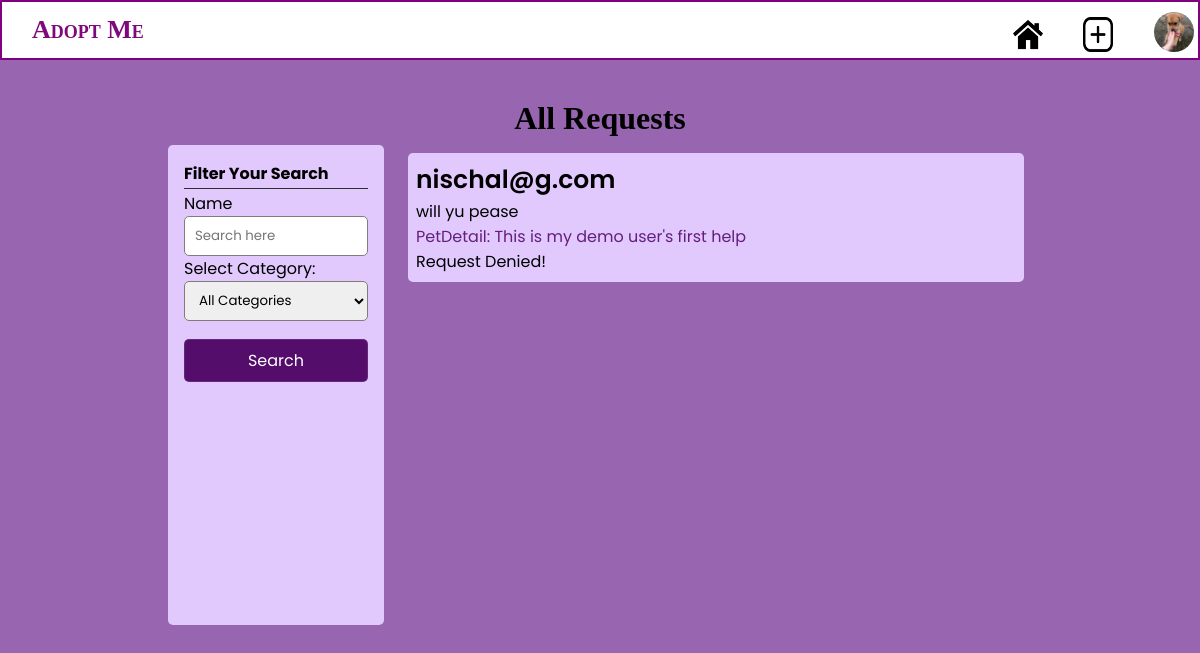
Screenshot of /adoption-requests.php (signed in) with the database file from the repository.
### tables this page shows
CREATE TABLE `adoption_request` (
  `id` bigint(255) NOT NULL,
  `pet` int(11) NOT NULL,
  `requester` int(11) NOT NULL,
  `message` text NOT NULL,
  `status` int(1) NOT NULL DEFAULT 0
);

CREATE TABLE `user` (
  `id` int(10) UNSIGNED NOT NULL COMMENT 'User Id',
  `username` varchar(50) NOT NULL COMMENT 'username',
  `email` varchar(200) NOT NULL COMMENT 'email',
  `password` varchar(1000) NOT NULL COMMENT 'password',
  `active` int(10) UNSIGNED NOT NULL DEFAULT 1,
  `email_verified` int(11) NOT NULL DEFAULT 0,
  `role` int(11) NOT NULL DEFAULT 1
);

CREATE TABLE `pets` (
  `id` int(11) NOT NULL,
  `title` varchar(255) NOT NULL,
  `description` text NOT NULL,
  `location` varchar(255) NOT NULL,
  `contact` int(11) NOT NULL,
  `helper_id` int(10) UNSIGNED NOT NULL,
  `category` int(10) UNSIGNED DEFAULT NULL,
  `created_at` datetime NOT NULL DEFAULT current_timestamp(),
  `active` int(11) NOT NULL DEFAULT 1,
  `image` varchar(255) DEFAULT NULL
);

### includes/function.php (called while the page is built, shortened)
<?php
require_once('database.php');
function adoptionRequests()
{
    global $conn;
    $sql = $conn->prepare('SELECT *,`adoption_request`.`id` as request_id FROM adoption_request INNER JOIN user ON `adoption_request`.`requester`=`user`.`id` INNER JOIN pets ON `pet`=`pets`.`id` WHERE pet in (SELECT id from pets WHERE helper_id = ?)');
    $sql->bind_param('i', $_SESSION['user']['id']);
    $sql->execute();
    $result = $sql->get_result();
    return $result;
}

### partials/category_inp.php (the view, shortened to what this page needs)
<label for='category'>Select Category:</label>
<select id='create-help-category' class='search-input input' name='category'>
    <option value=''>All Categories</option>
</select>

### adoption-requests.php (shortened to what this page needs)
<?php
include './includes/function.php';
?>
<!DOCTYPE html>
<html lang="en">
<head>
    <link rel="stylesheet" href="./styles/main.css">
    <link rel="stylesheet" href="./styles/nav.css">
    <link rel="stylesheet" href="./styles/list.css">
</head>
<body>
    <?php include("./partials/nav.php") ?>
    <div class="container">
        <div class="title">
            <h1>All Requests</h1>
        </div>
        <div class="data-section">
            <div class="sidebar">
                <?php
                include("partials/search_sidebar.php");
                ?>
            </div>
            <div class="helplist-container" autofocus>
                <?php
                $requests = adoptionRequests();
                while ($request = mysqli_fetch_array($requests)) {
                ?>
                    <div class='help-item'>
                        <div class='help-title'>
                            <h3><?= $request['email'] ?></h3>
                        </div>
                        <div class='help-description'>
                            <p><?= $request['message'] ?></p>
                        </div>
                        <div class='help-description'>
                            <a href="./help-detail.php?help_id=<?= $request['pet'] ?>" class="">PetDetail: <?= $request['title'] ?></a>
                        </div>
                        <?php if ($request["status"] == 0) : ?>
                            <form action="./setAdoptionStatus.php" method="POST">
                                <input type="hidden" name="status" value="1">
                                <input type="hidden" name="request_id" value="<?= $request['request_id'] ?>">
                                <button class="btn" type="submit" name="setAdoptionStatusBtn" >Accept</button>
                            </form>
                            <form action="./setAdoptionStatus.php" method="POST">
                                <input type="hidden" name="status" value="2">
                                <input type="hidden" name="request_id" value="<?= $request['request_id'] ?>">
                                <button class="btn" type="submit" name="setAdoptionStatusBtn" >Reject</button>
                            </form>
                        <?php elseif ($request["status"] == 1) : ?>
                            Request Accepted!
                        <?php else : ?>
                            Request Denied!
                        <?php endif ?>
                    </div>
                <?php
                }
                ?>
            </div>
        </div>
    </div>
</body>
</html>

### styles/main.css (style rules this page uses)
* { --primary: #8347b5; --secondary: #ffffff; --primary-green: #227027; --secondary-green: #90f096; --primary-red: #a81b0e; --secondary-red: #ff7a73; --meta: rgb(0, 93, 168); --focus-light: rgba(163, 211, 226, 0.897); --primary-btn-active: #ffffff; padding: 0px; margin: 0px; font-family: "Poppins", "Segoe UI", Tahoma, Geneva, Verdana, sans-serif; box-sizing: border-box; }
.container { padding: 100px 10rem 0px 10rem; }
a { text-decoration: none; color: #651e7e; }
.input, input { float: left; min-height: 3em; width: 100%; border-radius: 5px; border: 0.1em solid rgb(131, 122, 122); padding: 0px 1em 0px 1em; }
body { background-color: white; }

### styles/nav.css (style rules this page uses)
* { margin: 0; padding: 0; }
body { height: 100vh; background-color: rgb(152, 102, 177); background-size: cover; background-position: center; }

### styles/list.css (style rules this page uses)
.title { text-align: center; color: rgba(243, 233, 245, 0.795); align-content: center; }
.title h1 { font-family: cursive; color: black; }
.data-section { display: flex; flex-wrap: wrap; padding: 0.5em; }
.sidebar { flex: 1 1 25%; background-color: #e1c9fd; height: 60vh; padding: 1rem; border-radius: 5px; }
.helplist-container, .related-helps { flex: 1 1 75%; height: 75vh; min-width: 60%; background-color: transparent; border-radius: 5px; overflow-y: scroll; padding: 0px 0px 0px 1rem; }
.help-item { min-height: 10vh; background-color: #e1c9fd; margin: 1vh; padding: 1vh; border-radius: 5px; }
.search-input { padding: 0px 10px 0px 10px; }
.help-title > * { font-weight: 600; font-size: 25px; }

### rows the page displays
adoption_request: user.email "nischal@g.com", message "will yu pease", pets.title "This is my demo user's first help", status "Request Denied!"
